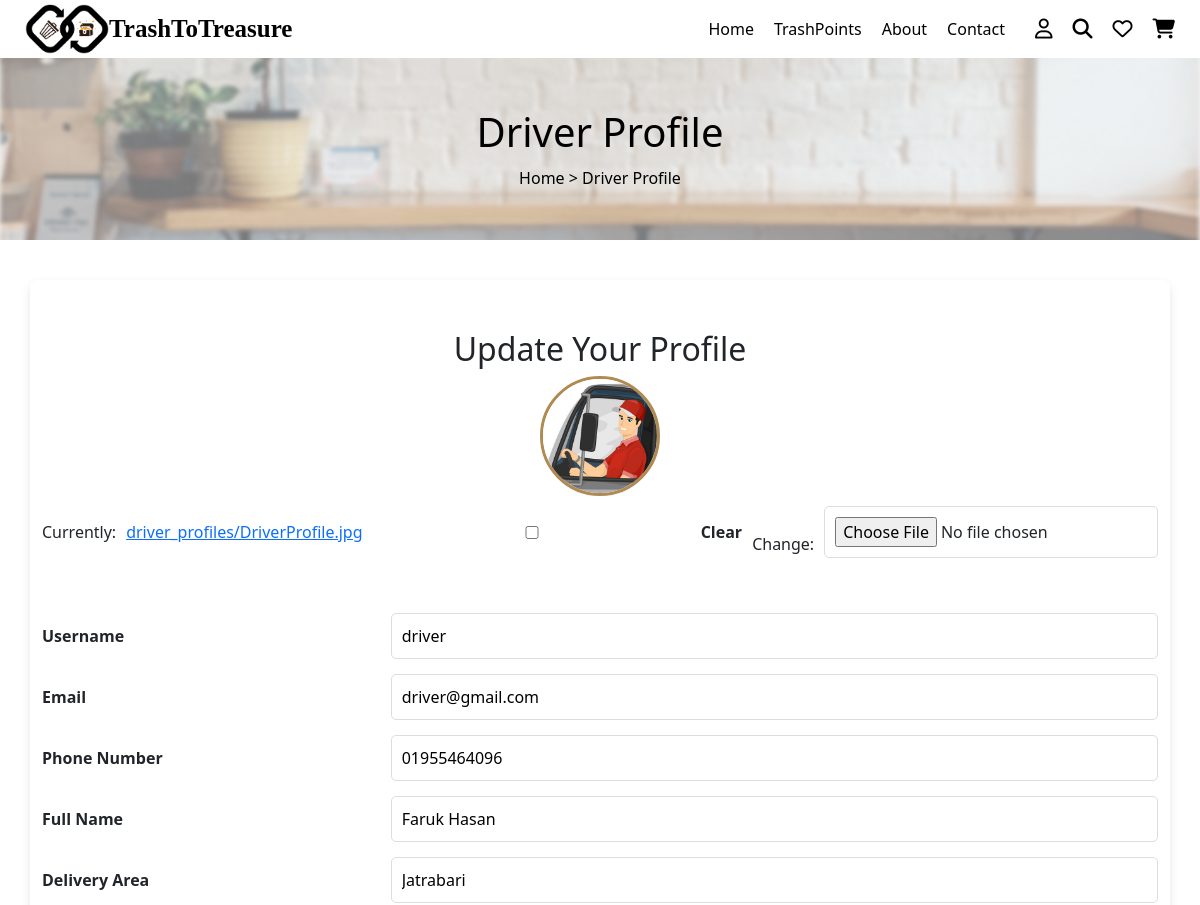
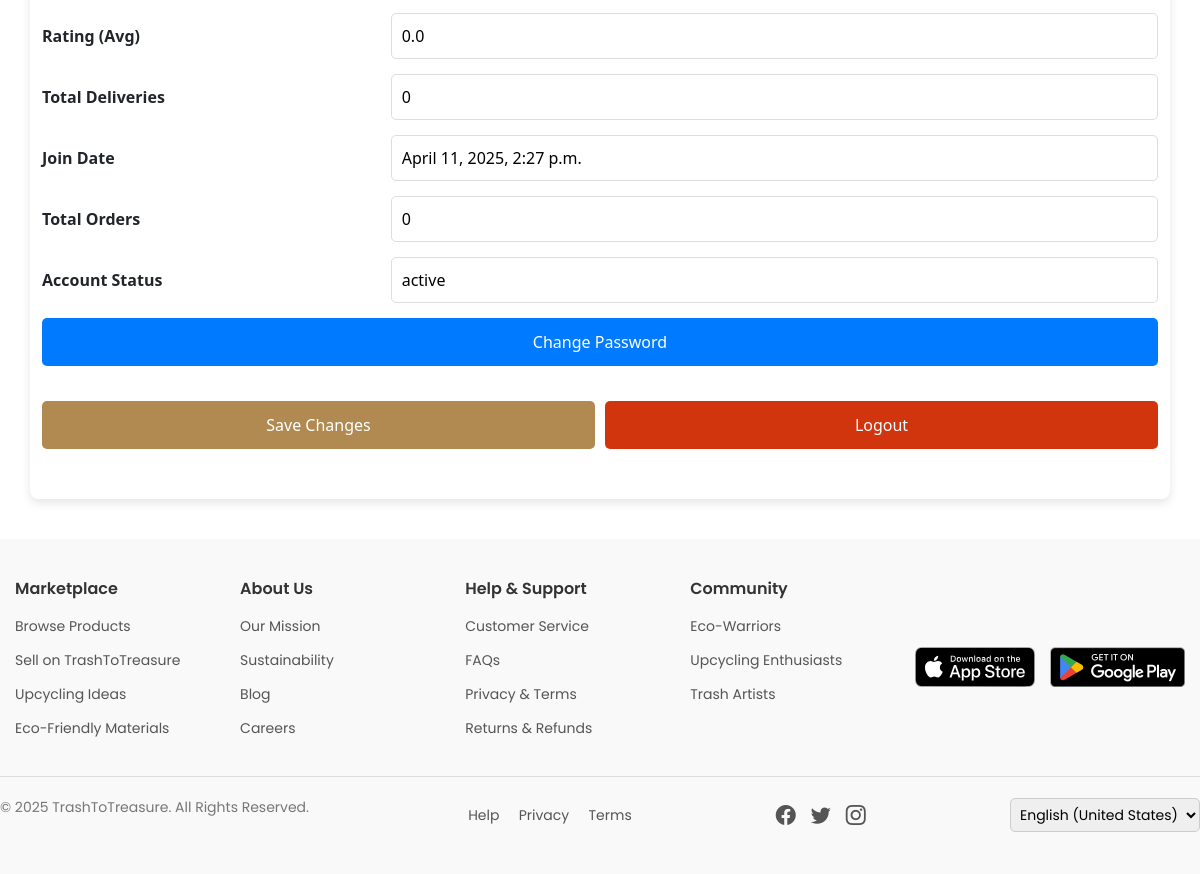
Page /driver_profile/ (signed in) on the committed database (2 pictures, top to bottom).
### users/models.py (models this page shows, shortened)
class DriverProfile(models.Model):
    user = models.OneToOneField(CustomUser, on_delete=models.CASCADE)
    delivery_area = models.CharField(max_length=100, blank=True)
    delivery_count = models.PositiveIntegerField(default=0)
    order_number = models.PositiveIntegerField(default=0)
    profile_picture = models.ImageField(upload_to='driver_profiles/', null=True, blank=True)
    rating = models.FloatField(default=0.0)

class CustomUser(AbstractUser):
    name = models.CharField(max_length=100)
    email = models.EmailField(unique=True)
    phone = models.CharField(max_length=15)
    role = models.CharField(max_length=10, choices=ROLE_CHOICES)
    account_status = models.CharField(max_length=10, choices=ACCOUNT_STATUS_CHOICES, default='active')
    objects = CustomUserManager()  # ✅ Use your custom manager
    REQUIRED_FIELDS = ['email']
    USERNAME_FIELD = 'username'

### users/views.py (the view, shortened to what this page needs)
# urls.py: path('driver_profile/', driver_profile, name='driver_profile'),
@login_required
def driver_profile(request):
    if request.user.role != 'driver':
        return redirect('driver_dashboard')  # Block access if not a driver
    driver_profile = request.user.driverprofile
    user_form = CustomUserForm(instance=request.user)
    profile_form = DriverProfileForm(instance=driver_profile)
    return render(request, 'driver_profile.html', {
        'user_form': user_form,
        'profile_form': profile_form,
    })

### users/forms.py
class CustomUserForm(forms.ModelForm):
    class Meta:
        model = CustomUser
        fields = ['username', 'name', 'email', 'phone', 'account_status']
        widgets = {
            'username': forms.TextInput(attrs={'readonly': 'readonly'}),  # Make username read-only
        }
    def __init__(self, *args, **kwargs):
        super().__init__(*args, **kwargs)
        self.fields['account_status'].disabled = True  # Makes it uneditable in the form
        if self.instance.role == 'driver':
            self.fields['delivery_area'] = forms.CharField(max_length=100, required=False)
            self.fields['delivery_count'] = forms.IntegerField(required=False, disabled=True)
            self.fields['order_number'] = forms.IntegerField(required=False, disabled=True)

class DriverProfileForm(forms.ModelForm):
    class Meta:
        model = DriverProfile
        fields = ['profile_picture', 'delivery_area', 'delivery_count', 'order_number', 'rating']  # ✅ Add profile_picture
        widgets = {
            'delivery_area': forms.TextInput(attrs={'placeholder': 'Enter delivery area'}),
            'delivery_count': forms.NumberInput(attrs={'readonly': 'readonly'}),
            'order_number': forms.NumberInput(attrs={'readonly': 'readonly'}),
            'rating': forms.NumberInput(attrs={'readonly': 'readonly'}),
        }

### marketplace/templates/driver_profile.html (shortened to what this page needs)
{% load static %}
{% include "header.html" %}
<!DOCTYPE html>
<html lang="en">
<head>
    <link rel="stylesheet" href="{% static 'css/buyer_profile.css' %}">
</head>
<body>
<section class="product-banner">
    <h2>Driver Profile</h2>
    <p><a href="/">Home</a> > Driver Profile</p>
</section>
<div class="container">
    <div class="form-section">
        <h2>Update Your Profile</h2>
        <form method="POST" enctype="multipart/form-data">
            <div class="profile-pic-container">
                {% if profile_form.instance.profile_picture %}
                    <img src="{{ profile_form.instance.profile_picture.url }}" alt="Profile Picture" class="profile-pic">
                {% else %}
                    <img src="{% static 'images/default_profile.jpg' %}" alt="Default Profile Picture" class="profile-pic">
                {% endif %}
                <div class="upload-file">
                    {{ profile_form.profile_picture }}
                </div>
            </div>
            <div class="form-grid">
                <div class="form-row">
                    <label for="{{ user_form.username.id_for_label }}">Username</label>
                    {{ user_form.username }}
                </div>
                <div class="form-row">
                    <label for="{{ user_form.email.id_for_label }}">Email</label>
                    {{ user_form.email }}
                </div>
                <div class="form-row">
                    <label for="{{ user_form.phone_number.id_for_label }}">Phone Number</label>
                    {{ user_form.phone }}
                </div>
                <div class="form-row">
                    <label for="{{ user_form.first_name.id_for_label }}">Full Name</label>
                    {{ user_form.name }}
                </div>
                <div class="form-row">
                    <label for="{{ profile_form.delivery_area.id_for_label }}">Delivery Area</label>
                    {{ profile_form.delivery_area }}
                </div>
                <div class="form-row">
                    <label>Rating (Avg)</label>
                    <input type="text" value="{{ profile_form.instance.rating|floatformat:1 }}" readonly>
                </div>
                <div class="form-row">
                    <label>Total Deliveries</label>
                    {{ profile_form.delivery_count }}
                </div>
                <div class="form-row">
                    <label>Join Date</label>
                    <input type="text" value="{{ request.user.date_joined }}" readonly>
                </div>
                <div class="form-row">
                    <label for="{{ profile_form.order_number.id_for_label }}">Total Orders</label>
                    {{ profile_form.order_number }}
                </div>
                <div class="form-row">
                    <label>Account Status</label>
                    <input type="text" value="{{ user_form.account_status.value }}" readonly>
                </div>
                <a href="{% url 'password_change' %}" class="change-password-btn">Change Password</a>
            </div>
            <div class="button-container">
                <button type="submit">Save Changes</button>
                <a href="{% url 'logout' %}" class="logout-btn">Logout</a>
            </div>
        </form>
    </div>
</div>
</body>
</html>
{% include "footer.html" %}

### marketplace/static/css/buyer_profile.css (style rules this page uses)
.product-banner { text-align: center; padding: 50px 0; background: url('/static/images/bg.png') no-repeat center; background-size: cover; color: #000; }
.product-banner h2 { font-size: 40px; margin: 0; }
.product-banner p { margin: 10px 0 0; }
.product-banner a { color: #000; text-decoration: none; }
.container { max-width: 600px; margin: 40px auto; padding: 50px; background: #fff; box-shadow: 0px 4px 10px rgba(0, 0, 0, 0.1); border-radius: 8px; }
.form-section { text-align: center; }
h2 { font-size: 24px; margin-bottom: 20px; color: #333; }
form { display: flex; flex-direction: column; gap: 15px; }
label { font-weight: bold; text-align: left; }
input, textarea { width: 100%; padding: 10px; border: 1px solid #ddd; border-radius: 5px; }
button { padding: 12px; background: #b08a51; color: white; font-size: 16px; border: none; cursor: pointer; border-radius: 5px; }
.profile-pic-container { text-align: center; margin-bottom: 20px; }
.profile-pic-container img { width: 120px; height: 120px; border-radius: 50%; object-fit: cover; border: 3px solid #b08a51; margin-bottom: 10px; }
.button-container { display: flex; justify-content: space-between; gap: 10px; margin-top: 20px; }
.button-container button, .button-container .logout-btn { flex: 1; padding: 12px; font-size: 16px; border-radius: 5px; text-align: center; }
.logout-btn { text-decoration: none; color: white; background-color: #d1350e; font-size: 16px; padding: 12px; color: white; font-size: 16px; border: none; cursor: pointer; }
.form-grid { display: flex; flex-direction: column; gap: 15px; margin-top: 20px; }
.form-row { display: flex; align-items: center; justify-content: space-between; gap: 20px; }
.form-row label { width: 30%; font-weight: bold; text-align: left; }
.form-row input, .form-row select, .form-row textarea { width: 70%; padding: 10px; border: 1px solid #ddd; border-radius: 5px; }
.profile-pic { width: 150px; height: 150px; object-fit: cover; border-radius: 50%; border: 4px solid #b08a51; margin-bottom: 10px; }
.upload-file { display: flex; align-items: center; gap: 10px; justify-content: space-between; }
.change-password-btn { text-decoration: none; color: white; background-color: #007bff; font-size: 16px; padding: 12px; border-radius: 5px; text-align: center; }

### marketplace/templates/header.html (style rules this page uses)
* { margin: 0; padding: 0; box-sizing: border-box; }
body { font-family: Arial, sans-serif; background: #fff; }

### rows in the picture
DriverProfile: instance.profile_picture (picture), delivery_area "Jatrabari", instance.rating "0.0", delivery_count "0", order_number "0"
CustomUser: username "driver", email "driver@gmail.com", phone "01955464096", name "Faruk Hasan", user.date_joined "April 11, 2025, 2:27 p.m.", account_status.value "active"
